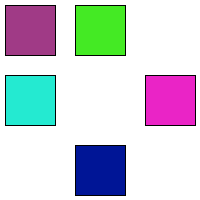
Frame 1 (no input)
Frame 60 (the mouse pressed at the canvas centre just before this capture): identical to frame 1, image omitted
Frame 120 (the mouse held since frame 60 and released just before this capture): identical to frame 1, image omitted

The Processing sketch that drew this single still picture (run headless with seeded random() and noise(); from frame 60 on, the mouse is pressed at the canvas centre):

// Processing sketch: sketch_240308d
// ── sketch_240308d.pde
float d1 = 30;
float d2 = 170;
float d3 = 30;
float d4 = 170;
float d5 = 30;

void setup(){
  size(200, 200);
}

void draw(){
  background(255);
  rectMode(CENTER);
  
  if(keyPressed == true && (key == 'z' || key == 'z'))
    fill(213, 250, 10);
  else
    fill(#24EAD1);
    rect(d1, 100, 50, 50);
    
  if(keyPressed == true && (key == 'z' || key == 'z'))
  fill(250, 121, 15);
  else
  fill(#EA24C6);
  rect(d2, 100, 50, 50);
  if(keyPressed == true && (key == 'z' || key == 'z'))
  fill(0, 121, 15);
  else
  fill(#44EA24);
  rect(100, d3, 50, 50);
  if(keyPressed == true && (key == 'z' || key == 'z'))
  fill(#EA3424);
  else
  fill(0, 21, 150);
  rect(100, d4, 50, 50);

  fill(160, 58, 134);
  rect(d5,d5, 50, 50);
}
  void mousePressed(){
  println("mouseX=", mouseX, "mouseY=", mouseY);
    
  d1 = d1 + 0.5;
  d1 = constrain(d1, 30, 100);
  
  d2 = d2 + 0.5;
  d2 = constrain(d2, 100, 170);
  
  d3 = d3 + 0.5;
  d3 = constrain(d3, 30, 100);
  
  d4 = d4 + 0.5;
  d4 = constrain(d4, 100, 170);
  
  d5 = d5 + 0.5;
  d5 = constrain(d5, 30, 100);
  
}
